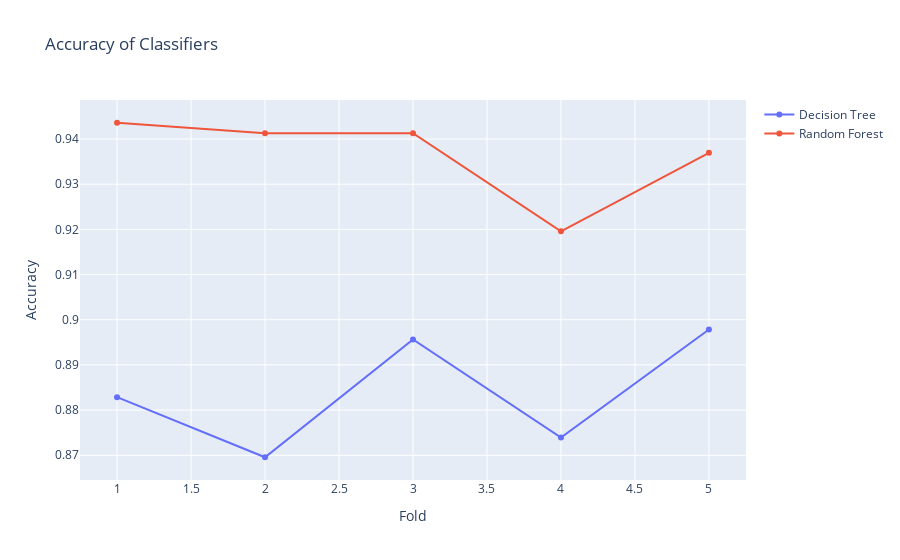

Write notebook code for a chart like this one.
### Markdown cell above
# Part 9: Random Forest Classifier

The decision tree classifier above has shown a promising accuracy for classification of the spam dataset but we can do even better by taking advantage of the power of repeated trials with a random forest clasifier.

Random forests use decision trees as the base classifier and at each split in the decision tree, choose a subset of features from which to choose the split on.

> **Sources*
CS345 Machine Learning Foundations and Practice at Colorado State University: Module07_02_ensemble_methods - created by Asa Ben-Hur and Ross Beveridge

### Code cell
from sklearn.model_selection import cross_val_score
from sklearn.model_selection import StratifiedKFold
from sklearn.ensemble import RandomForestClassifier

spam_forest = RandomForestClassifier()
spam_forest.fit(X_train, y_train)

cv = StratifiedKFold(n_splits=5, random_state=0, shuffle=True)   # create a cross-validation object

spam_tree_accuracy = cross_val_score(spam_tree, X_test, y_test, cv=cv, scoring='accuracy')  # get accuracy scores
print('Decision Tree Classifier Accuracy: ', np.mean(spam_tree_accuracy)) # print mean accuracy

spam_forest_accuracy = cross_val_score(spam_forest, X_test, y_test, cv=cv, scoring='accuracy') # get accuracy scores
print('Random Forest Classifier Accuracy: ' , np.mean(spam_forest_accuracy)) # print mean accuracy

#plot the accuracy of the classifiers
fig = go.Figure() # create a figure
fig.add_trace(go.Scatter(x=np.arange(1, len(spam_tree_accuracy)+1), y=spam_tree_accuracy, name='Decision Tree')) # add a scatter trace
fig.add_trace(go.Scatter(x=np.arange(1, len(spam_forest_accuracy)+1), y=spam_forest_accuracy, name='Random Forest')) # add a scatter trace
fig.update_layout(title='Accuracy of Classifiers', xaxis_title='Fold', yaxis_title='Accuracy') # set the title and axis titles
fig.show() # display the plot

### Figure 1 — Plotly figure (JSON) as saved in the notebook; plotly's stock layout.template omitted (floating-point values rounded to 4 significant figures)
{"data": [{"name": "Decision Tree", "type": "scatter", "x": [1, 2, 3, 4, 5], "y": [0.8829, 0.8696, 0.8957, 0.8739, 0.8978]}, {"name": "Random Forest", "type": "scatter", "x": [1, 2, 3, 4, 5], "y": [0.9436, 0.9413, 0.9413, 0.9196, 0.937]}], "layout": {"title": {"text": "Accuracy of Classifiers"}, "xaxis": {"title": {"text": "Fold"}}, "yaxis": {"title": {"text": "Accuracy"}}}}
